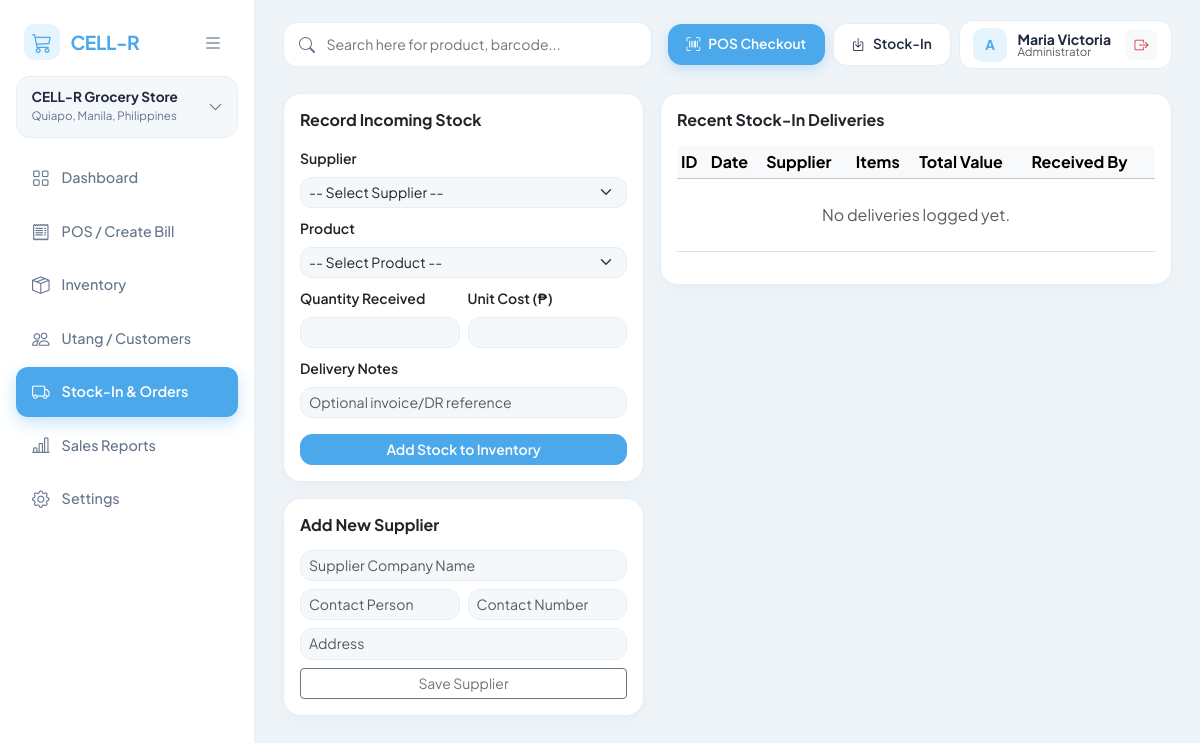
/purchase-orders/ (signed in), run on the app's committed database.
### CELLRGrocery_app/models.py (models this page shows, shortened)
class User(AbstractUser):
    ROLE_CHOICES = [
        ('Administrator', 'Administrator'),
        ('Cashier', 'Cashier'),
    ]
    role = models.CharField(max_length=20, choices=ROLE_CHOICES, default='Cashier')

### CELLRGrocery_app/views.py (the view, shortened to what this page needs)
# urls.py: path('purchase-orders/', views.purchase_orders_view, name='purchase_orders'),
@login_required
@admin_required('dashboard')
def purchase_orders_view(request):
    suppliers = Supplier.objects.all().order_by('supplier_name')
    products = Product.objects.all().order_by('product_name')
    deliveries = StockInDelivery.objects.select_related('supplier', 'received_by').prefetch_related('details__product').order_by('-delivery_date')[:15]
    context = {
        'suppliers': suppliers,
        'products': products,
        'deliveries': deliveries,
    }
    return render(request, 'CELLRGrocery_app/purchase_orders.html', context)

### CELLRGrocery_app/views.py (called while the page is built)
def admin_required(redirect_to='dashboard'):
    def decorator(view_func):
        @wraps(view_func)
        def _wrapped_view(request, *args, **kwargs):
            if request.user.role != 'Administrator' and not request.user.is_superuser:
                messages.error(request, "Access denied: Administrator privileges required.")
                return redirect(redirect_to)
            return view_func(request, *args, **kwargs)
        return _wrapped_view
    return decorator

### CELLRGrocery_app/templates/CELLRGrocery_app/purchase_orders.html (shortened to what this page needs)
{% extends 'CELLRGrocery_app/base.html' %}
{% block content %}
<div class="row g-3">
    <div class="col-lg-5">
        <div class="card p-3 mb-3">
            <h6 class="fw-bold mb-3">Record Incoming Stock</h6>
            <form method="post">
                <div class="mb-2">
                    <label class="form-label small fw-semibold">Supplier</label>
                    <select name="supplier_id" class="form-select form-select-sm" required>
                        <option value="">-- Select Supplier --</option>
                    </select>
                </div>
                <div class="mb-2">
                    <label class="form-label small fw-semibold">Product</label>
                    <select name="product_id" class="form-select form-select-sm" required>
                        <option value="">-- Select Product --</option>
                    </select>
                </div>
                <div class="row g-2 mb-2">
                    <div class="col-6">
                        <label class="form-label small fw-semibold">Quantity Received</label>
                        <input type="number" name="quantity_received" min="1" class="form-control form-control-sm" required>
                    </div>
                    <div class="col-6">
                        <label class="form-label small fw-semibold">Unit Cost (₱)</label>
                        <input type="number" step="0.01" name="unit_cost" class="form-control form-control-sm" required>
                    </div>
                </div>
                <div class="mb-3">
                    <label class="form-label small fw-semibold">Delivery Notes</label>
                    <input type="text" name="notes" class="form-control form-control-sm" placeholder="Optional invoice/DR reference">
                </div>
                <button type="submit" class="btn btn-primary btn-sm w-100">Add Stock to Inventory</button>
            </form>
        </div>
        <div class="card p-3">
            <h6 class="fw-bold mb-3">Add New Supplier</h6>
            <form method="post" action="{% url 'supplier_add' %}">
                <div class="mb-2">
                    <input type="text" name="supplier_name" class="form-control form-control-sm" placeholder="Supplier Company Name" required>
                </div>
                <div class="row g-2 mb-2">
                    <div class="col-6">
                        <input type="text" name="contact_person" class="form-control form-control-sm" placeholder="Contact Person">
                    </div>
                    <div class="col-6">
                        <input type="text" name="contact_number" class="form-control form-control-sm" placeholder="Contact Number">
                    </div>
                </div>
                <div class="mb-2">
                    <input type="text" name="address" class="form-control form-control-sm" placeholder="Address">
                </div>
                <button type="submit" class="btn btn-outline-secondary btn-sm w-100">Save Supplier</button>
            </form>
        </div>
    </div>
    <div class="col-lg-7">
        <div class="card p-3">
            <h6 class="fw-bold mb-3">Recent Stock-In Deliveries</h6>
            <div class="table-responsive">
                <table class="table table-sm align-middle">
                    <thead class="table-light">
                        <tr>
                            <th>ID</th>
                            <th>Date</th>
                            <th>Supplier</th>
                            <th>Items</th>
                            <th>Total Value</th>
                            <th>Received By</th>
                        </tr>
                    </thead>
                    <tbody>
                        {% for d in deliveries %}
                        <tr>
                            <td>#{{ d.id }}</td>
                            <td>{{ d.delivery_date|date:"M d, Y" }}</td>
                            <td class="fw-semibold">{{ d.supplier.supplier_name }}</td>
                            <td>
                                {% for item in d.details.all %}
                                    <div class="small">{{ item.product.product_name }} (+{{ item.quantity_received }})</div>
                                {% endfor %}
                            </td>
                            <td class="fw-bold">₱{{ d.total_value|floatformat:2 }}</td>
                            <td>{{ d.received_by.username|default:"—" }}</td>
                        </tr>
                        {% empty %}
                        <tr><td colspan="6" class="text-center text-muted py-4">No deliveries logged yet.</td></tr>
                        {% endfor %}
                    </tbody>
                </table>
            </div>
        </div>
    </div>
</div>
{% endblock %}

### CELLRGrocery_app/templates/CELLRGrocery_app/base.html (shortened to what this page needs)
<!DOCTYPE html>
<html lang="en">
<head>
    <link href="https://cdn.jsdelivr.net/npm/bootstrap@5.3.3/dist/css/bootstrap.min.css" rel="stylesheet">
    <link href="https://cdn.jsdelivr.net/npm/bootstrap-icons@1.11.3/font/bootstrap-icons.css" rel="stylesheet">
</head>
<body>
<div class="sidebar" id="appSidebar">
    <div class="sidebar-header">
        <a href="{% url 'dashboard' %}" class="brand-wrap">
            <div class="brand-logo">
                <i class="bi bi-cart3"></i>
            </div>
            <span class="brand-name">CELL-R</span>
        </a>
        <button type="button" class="sidebar-toggle-btn" id="sidebarToggle" title="Toggle Menu">
            <i class="bi bi-list fs-5"></i>
        </button>
    </div>
    <div class="dropdown mb-3 store-dropdown-wrap">
        <button type="button" class="store-pill w-100 text-start" data-bs-toggle="dropdown" aria-expanded="false">
            <div>
                <div class="store-pill-title">CELL-R Grocery Store</div>
                <div class="store-pill-addr">Quiapo, Manila, Philippines</div>
            </div>
            <i class="bi bi-chevron-down text-muted small"></i>
        </button>
    </div>
    <nav class="nav flex-column">
        <a class="nav-link {% if request.resolver_match.url_name == 'dashboard' %}active{% endif %}" href="{% url 'dashboard' %}" title="Dashboard">
            <i class="bi bi-grid"></i> <span class="nav-label">Dashboard</span>
        </a>
        <a class="nav-link {% if request.resolver_match.url_name == 'pos' %}active{% endif %}" href="{% url 'pos' %}" title="POS / Create Bill">
            <i class="bi bi-receipt"></i> <span class="nav-label">POS / Create Bill</span>
        </a>
        <a class="nav-link {% if request.resolver_match.url_name == 'inventory_list' %}active{% endif %}" href="{% url 'inventory_list' %}" title="Inventory">
            <i class="bi bi-box-seam"></i> <span class="nav-label">Inventory</span>
        </a>
        <a class="nav-link {% if request.resolver_match.url_name == 'utang_list' %}active{% endif %}" href="{% url 'utang_list' %}" title="Utang / Customers">
            <i class="bi bi-people"></i> <span class="nav-label">Utang / Customers</span>
        </a>
        {% if request.user.role == 'Administrator' or request.user.is_superuser %}
        <a class="nav-link {% if request.resolver_match.url_name == 'purchase_orders' %}active{% endif %}" href="{% url 'purchase_orders' %}" title="Stock-In & Orders">
            <i class="bi bi-truck"></i> <span class="nav-label">Stock-In & Orders</span>
        </a>
        <a class="nav-link {% if request.resolver_match.url_name == 'reports' %}active{% endif %}" href="{% url 'reports' %}" title="Sales Reports">
            <i class="bi bi-bar-chart-line"></i> <span class="nav-label">Sales Reports</span>
        </a>
        <a class="nav-link {% if request.resolver_match.url_name == 'settings' %}active{% endif %}" href="{% url 'settings' %}" title="Settings">
            <i class="bi bi-gear"></i> <span class="nav-label">Settings</span>
        </a>
        {% endif %}
    </nav>
</div>
<div class="main-wrapper">
    <div class="topbar">
        <form method="get" action="{% url 'inventory_list' %}" class="top-search-form">
            <i class="bi bi-search"></i>
            <input type="text" name="q" value="{{ query|default:'' }}" class="top-search-input" placeholder="Search here for product, barcode...">
        </form>
        <div class="d-flex align-items-center gap-2 flex-wrap">
            <a href="{% url 'pos' %}" class="btn-sky">
                <i class="bi bi-upc-scan"></i> POS Checkout
            </a>
            {% if request.user.role == 'Administrator' or request.user.is_superuser %}
            <a href="{% url 'purchase_orders' %}" class="btn-pill-white">
                <i class="bi bi-box-arrow-in-down"></i> Stock-In
            </a>
            {% else %}
            <a href="{% url 'utang_list' %}" class="btn-pill-white">
                <i class="bi bi-journal-check"></i> Utang Ledger
            </a>
            {% endif %}
            <div class="user-chip">
                <div class="user-avatar">
                    {{ request.user.username|slice:":1"|upper }}
                </div>
                <div class="lh-1">
                    <div class="fw-bold small">{{ request.user.first_name|default:request.user.username }}</div>
                    <div class="text-muted" style="font-size: 0.72rem;">{{ request.user.role }}</div>
                </div>
                <a href="{% url 'logout' %}" class="btn btn-sm btn-light text-danger ms-1 rounded-3" title="Logout">
                    <i class="bi bi-box-arrow-right"></i>
                </a>
            </div>
        </div>
    </div>
    {% block content %}{% endblock %}
</div>
</body>
</html>

### data on the page
User: user.username "A", user.first_name "Maria Victoria", user.role "Administrator"
